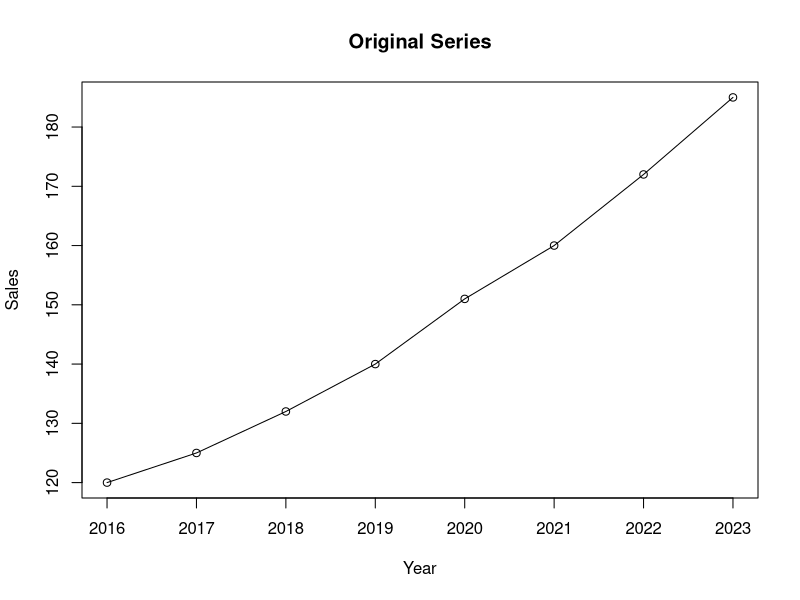
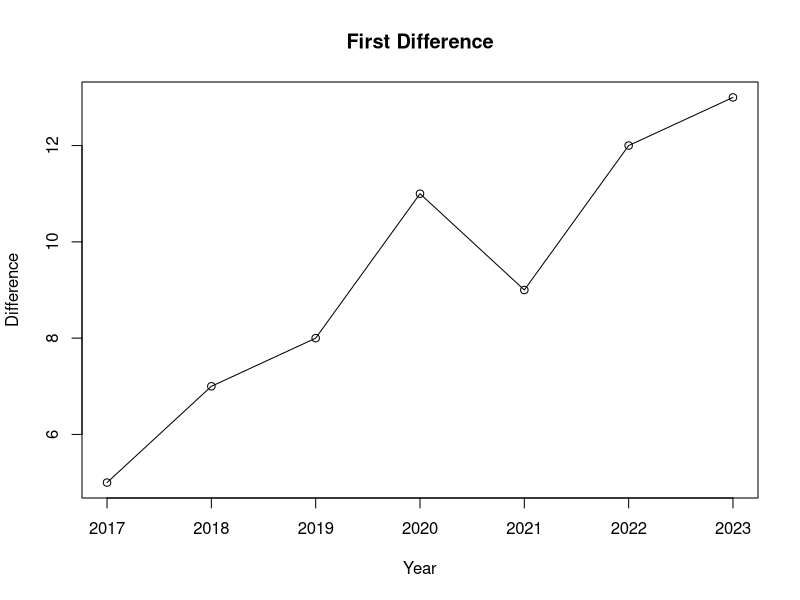
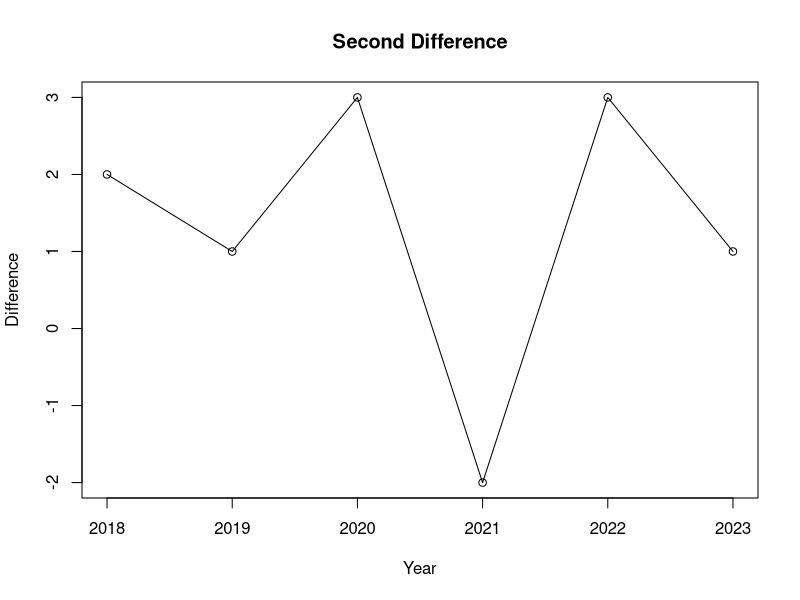

Source code (R) for these figures, in order:
# Program 8: ARIMA Differencing

sales <- c(120,125,132,140,
           151,160,172,185)

sales.ts <- ts(sales,
               start=2016,
               frequency=1)

# First difference
diff1 <- diff(sales.ts)

# Second difference
diff2 <- diff(sales.ts,
              differences=2)

print(diff1)
print(diff2)

# Plot original
plot(sales.ts,
     type="o",
     main="Original Series",
     xlab="Year",
     ylab="Sales")

# Plot first difference
plot(diff1,
     type="o",
     main="First Difference",
     xlab="Year",
     ylab="Difference")

# Plot second difference
plot(diff2,
     type="o",
     main="Second Difference",
     xlab="Year",
     ylab="Difference")
